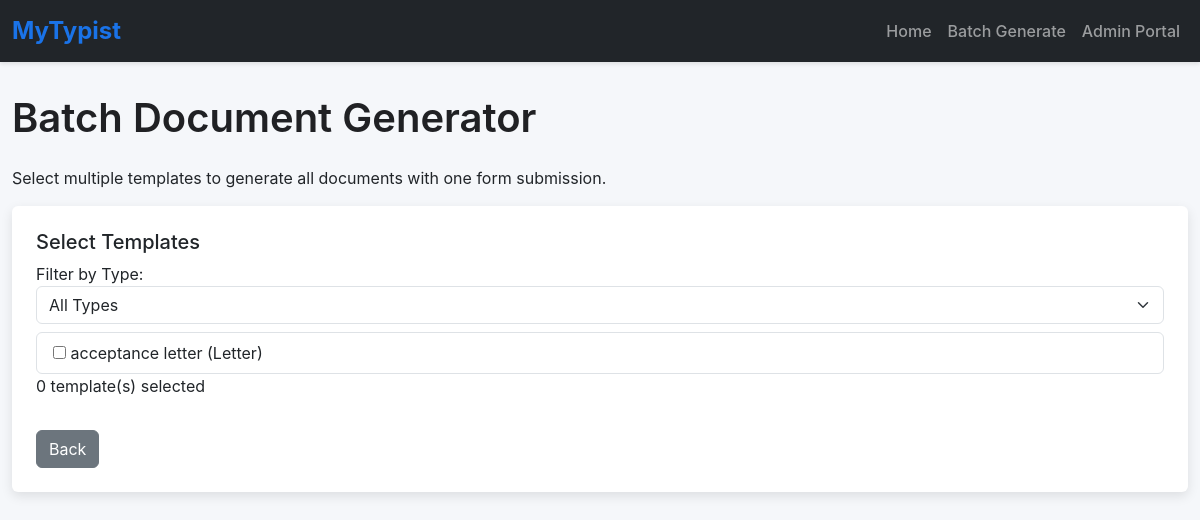
Page /batch on the earlier database version.
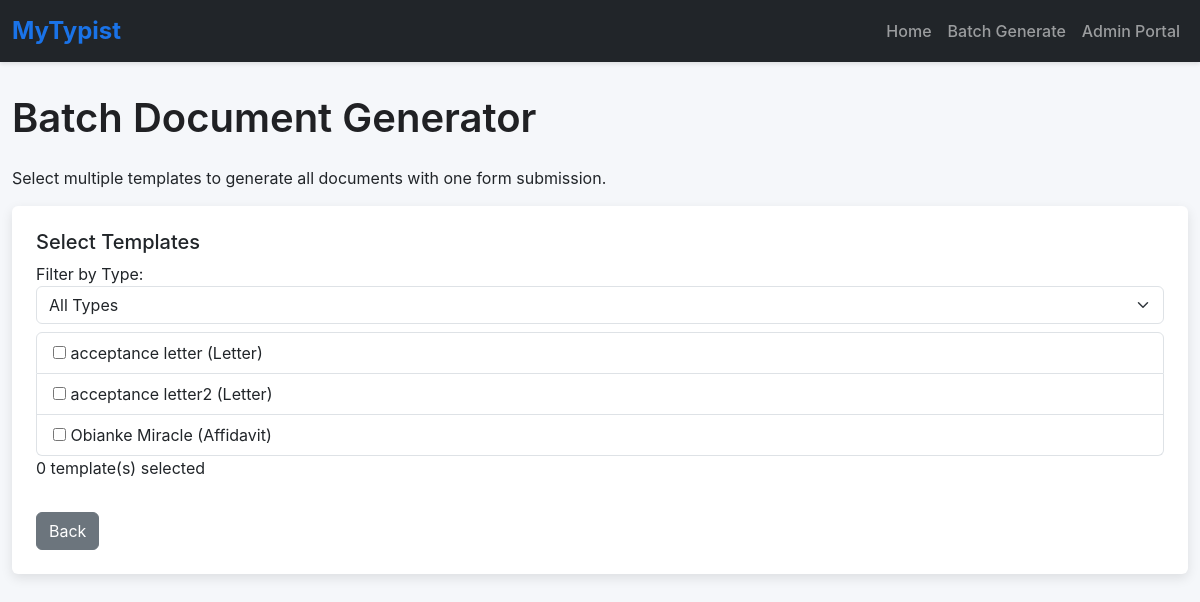
Same page on the later database version.
### app.py (models this page shows)
class Template(db.Model):
    __tablename__ = 'template'
    id = db.Column(db.Integer, primary_key=True)
    name = db.Column(db.String(100), nullable=False)
    type = db.Column(db.String(50), nullable=False)
    file_path = db.Column(db.String(200), nullable=False)
    description = db.Column(db.Text)
    font_family = db.Column(db.String(50), default='Times New Roman')
    font_size = db.Column(db.Integer, default=12)
    margin_top = db.Column(db.Float, default=1.0)
    margin_bottom = db.Column(db.Float, default=1.0)
    margin_left = db.Column(db.Float, default=1.0)
    margin_right = db.Column(db.Float, default=1.0)
    default_line_spacing = db.Column(db.Float, default=1.0)
    is_active = db.Column(db.Boolean, default=True)
    created_at = db.Column(db.DateTime, default=lambda: datetime.now(timezone.utc))
    updated_at = db.Column(db.DateTime, default=lambda: datetime.now(timezone.utc),
                          onupdate=lambda: datetime.now(timezone.utc))
    placeholders = db.relationship('Placeholder', back_populates='template',
                                   cascade="all, delete-orphan")
    created_documents = db.relationship('CreatedDocument', back_populates='template',
                                        cascade="all, delete-orphan")

### app.py (the view, shortened to what this page needs)
@app.route('/batch', methods=['GET', 'POST'])
def batch():
    types = [t[0] for t in db.session.query(Template.type).distinct().all()]
    templates = Template.query.filter_by(is_active=True).all()
    return render_template('batch.html', types=types, templates=templates)

### templates/batch.html (shortened to what this page needs)
{% extends 'base.html' %}
{% block content %}
    <h1 class="mb-4">Batch Document Generator</h1>
    <p>Select multiple templates to generate all documents with one form submission.</p>
    <form method="POST" action="/batch" class="card p-4" id="batchForm">
        <div class="mb-3">
            <h5>Select Templates</h5>
            <label>Filter by Type:</label>
            <select id="typeFilter" class="form-select mb-2">
                <option>All Types</option>
            </select>
            <div id="templateList" class="list-group">
                {% for template in templates %}
                    <div class="list-group-item" data-type="{{ template.type }}">
                        <input type="checkbox" name="template_checkbox" value="{{ template.id }}">
                        {{ template.name }} ({{ template.type|capitalize }})
                    </div>
                {% endfor %}
            </div>
            <p id="selectedCount">0 template(s) selected</p>
        </div>
        <div class="d-flex justify-content-between">
            <a href="/" class="btn btn-secondary">Back</a>
        </div>
    </form>
{% endblock %}

Differences in the rows shown:
added Template: name "acceptance letter2", type "Letter"
added Template: name "Obianke Miracle", type "Affidavit"
